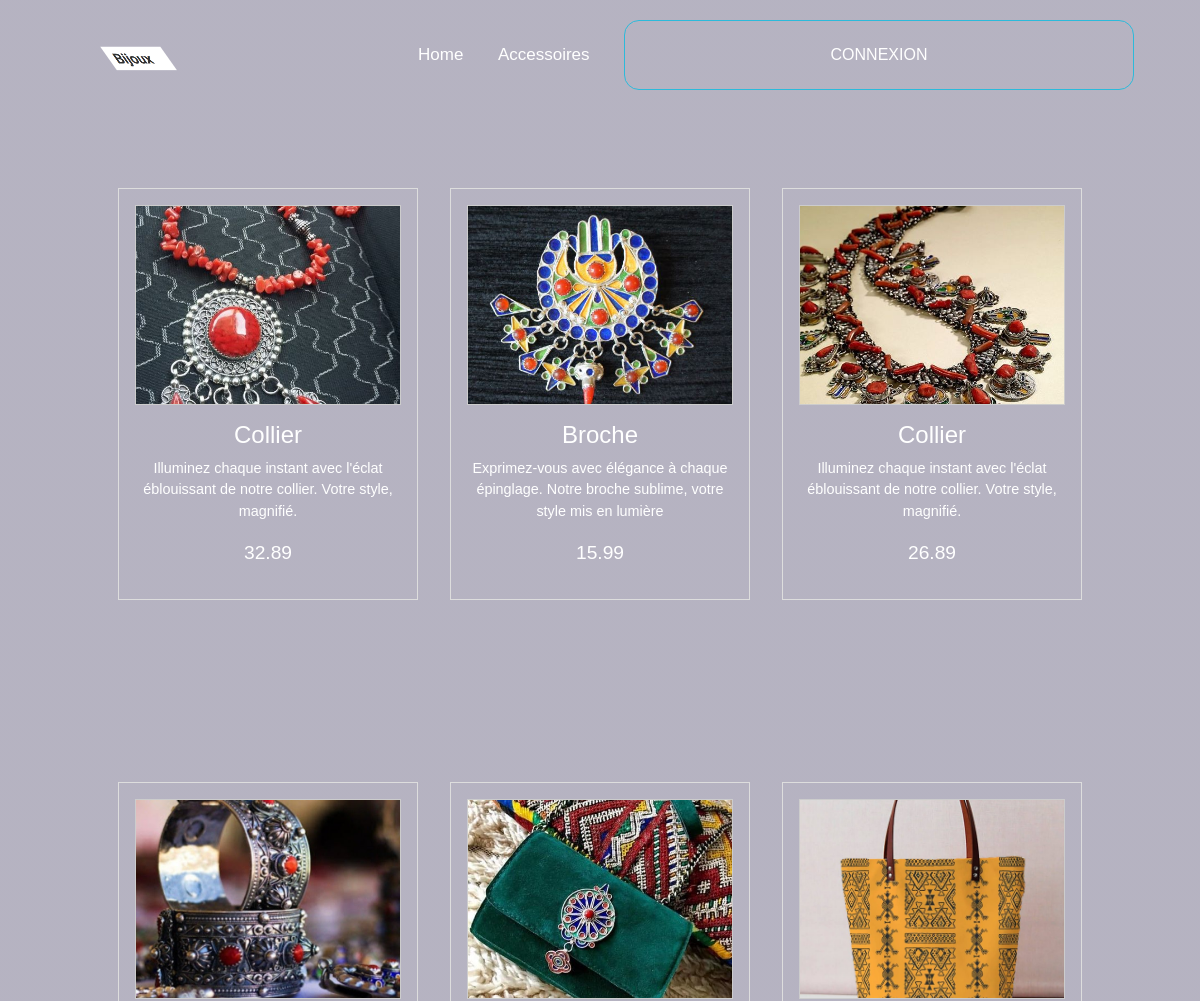
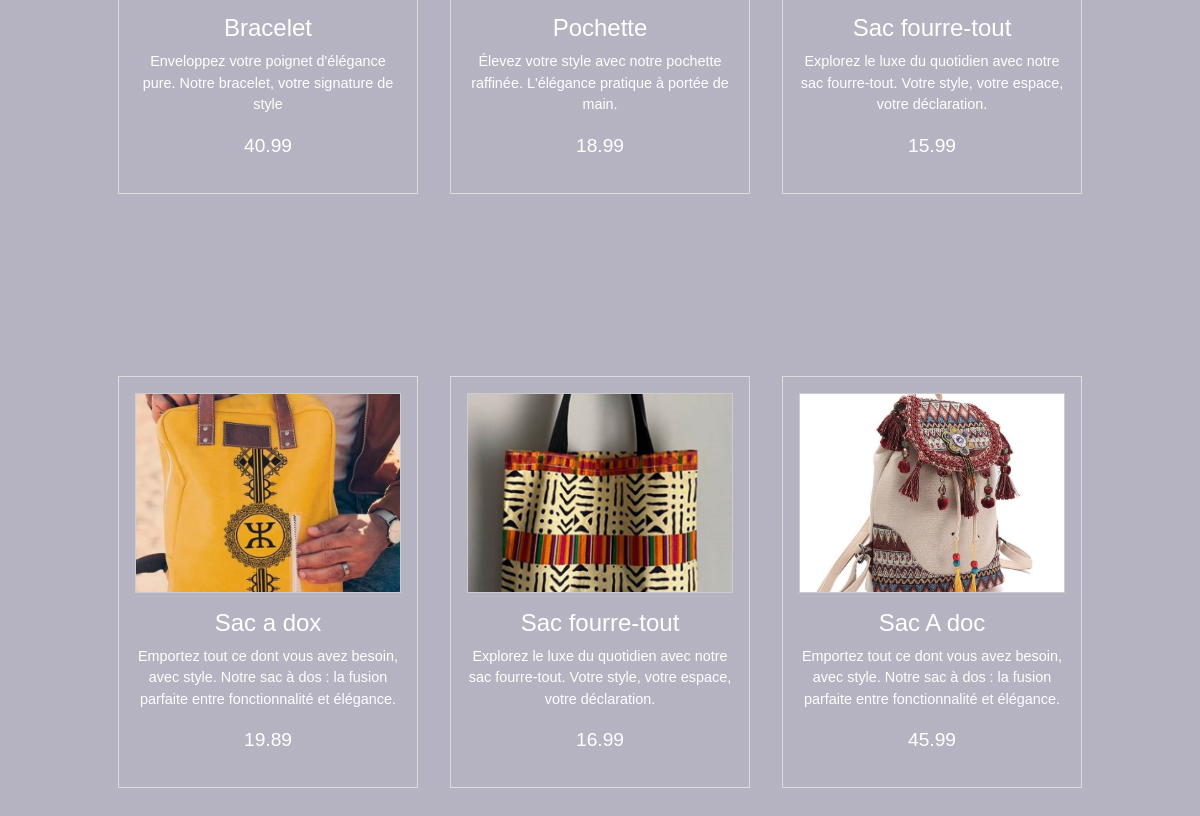
Screenshot of /accessoires.php with the database file from the repository (2 pictures, top to bottom).
### tables this page shows
CREATE TABLE `image` (
  `id` int(11) NOT NULL,
  `chemin` varchar(255) DEFAULT NULL,
  `id_produit` int(11) DEFAULT NULL
);

CREATE TABLE `produit` (
  `id` int(11) NOT NULL,
  `titre` varchar(50) DEFAULT NULL,
  `descreption` varchar(255) DEFAULT NULL,
  `prix` float DEFAULT NULL,
  `quantite` int(11) DEFAULT NULL
);

### functions/functions.php (called while the page is built, shortened)
<?php
function Connexion_BD()
{
    $serveur = "localhost";
    $utilisateur = "root";
    $motdepasse = "";
    $basededonne = "textsite";
    $connexion = mysqli_connect($serveur, $utilisateur, $motdepasse, $basededonne);
    return $connexion;
}
function getProduit()
{
    $conn = Connexion_BD();
    $requete = 'SELECT p.id, p.titre,p.descreption, p.prix, p.quantite, i.chemin from produit p JOIN image i on p.id =i.id_produit';
    $stmt = $conn->prepare($requete);
    $stmt->execute();
    $resultats = $stmt->get_result();
    $produits = array();
    foreach ($resultats as $produit) {
        $produits[] = $produit;
    }
    return $produits;
}

### accessoires.php (the view, shortened to what this page needs)
<?php
require_once "functions/functions.php";
$produits=getProduit();
?>
<!DOCTYPE html>
<html lang="en">
<head>
    <link rel="stylesheet" href="ac.css">
    <link rel="stylesheet" href="home.css">
</head>
<body>
  <div class="hero">
      <?php require_once 'nav.php';?>
      <main>
        <?php foreach($produits as $produit){ ?>
        <section class="product">
          <a href="produit.php?id=<?php echo $produit['id']; ?>">
            <img src="<?php echo $produit['chemin']; ?>" alt="image">
          </a>
          <h2><?php echo $produit['titre'];?></h2>
          <p><?php echo $produit['descreption'];?></p>
          <span class="price"><?php echo $produit['prix'];?></span>
        </section>
        <?php } ?>
     </main>
  </body>
</html>

### ac.css (style rules this page uses)
* { margin: 0; padding: 0; box-sizing: border-box; font-family: "Popping", sans-serif; }
.hero { width: 100%; height: 100%; background-image: linear-gradient(rgb(12, 3, 51, 0.3), rgb(12, 3, 51, 0.3)); position: relative; padding: 0.5%; display: flex; justify-content: center; }
main { display: flex; flex-wrap: wrap; justify-content: center; gap: 2rem; padding: 2rem; }
.product { border: 1px solid #ddd; padding: 1rem; width: 300px; text-align: center; margin-top: 150px; }
.product img { width: 100%; height: 200px; object-fit: cover; border: 1px solid #ccc; margin-bottom: 1rem; }
.product h2 { font-size: 1.5rem; color: #fff; }
.product p { font-size: 0.9rem; color: #fff; }
.price { display: block; font-size: 1.2rem; color: #fff; margin-bottom: 1rem; }

### home.css (style rules this page uses)
* { margin: 0; padding: 0; box-sizing: border-box; font-family: "Popping", sans-serif; }
.hero { width: 100%; height: 100%; background-image: linear-gradient(rgb(12, 3, 51, 0.3), rgb(12, 3, 51, 0.3)); position: relative; padding: 0.5%; display: flex; justify-content: center; }

### rows the page displays
image: chemin (picture), id_produit.titre "Collier", id_produit.descreption "Illuminez chaque instant avec l'éclat éblouissant de notre collier. Votre style, magnifié.", id_produit.prix "32.89"
image: chemin (picture), id_produit.titre "Broche", id_produit.descreption "Exprimez-vous avec élégance à chaque épinglage. Notre broche sublime, votre style mis en lumière", id_produit.prix "15.99"
image: chemin (picture), id_produit.titre "Collier", id_produit.descreption "Illuminez chaque instant avec l'éclat éblouissant de notre collier. Votre style, magnifié.", id_produit.prix "26.89"
image: chemin (picture), id_produit.titre "Bracelet", id_produit.descreption "Enveloppez votre poignet d'élégance pure. Notre bracelet, votre signature de style", id_produit.prix "40.99"
image: chemin (picture), id_produit.titre "Pochette", id_produit.descreption "Élevez votre style avec notre pochette raffinée. L'élégance pratique à portée de main.", id_produit.prix "18.99"
image: chemin (picture), id_produit.titre "Sac fourre-tout", id_produit.descreption "Explorez le luxe du quotidien avec notre sac fourre-tout. Votre style, votre espace, votre déclaration.", id_produit.prix "15.99"
image: chemin (picture), id_produit.titre "Sac a dox", id_produit.descreption "Emportez tout ce dont vous avez besoin, avec style. Notre sac à dos : la fusion parfaite entre fonctionnalité et élégance.", id_produit.prix "19.89"
image: chemin (picture), id_produit.titre "Sac fourre-tout", id_produit.descreption "Explorez le luxe du quotidien avec notre sac fourre-tout. Votre style, votre espace, votre déclaration.", id_produit.prix "16.99"
image: chemin (picture), id_produit.titre "Sac A doc", id_produit.descreption "Emportez tout ce dont vous avez besoin, avec style. Notre sac à dos : la fusion parfaite entre fonctionnalité et élégance.", id_produit.prix "45.99"
